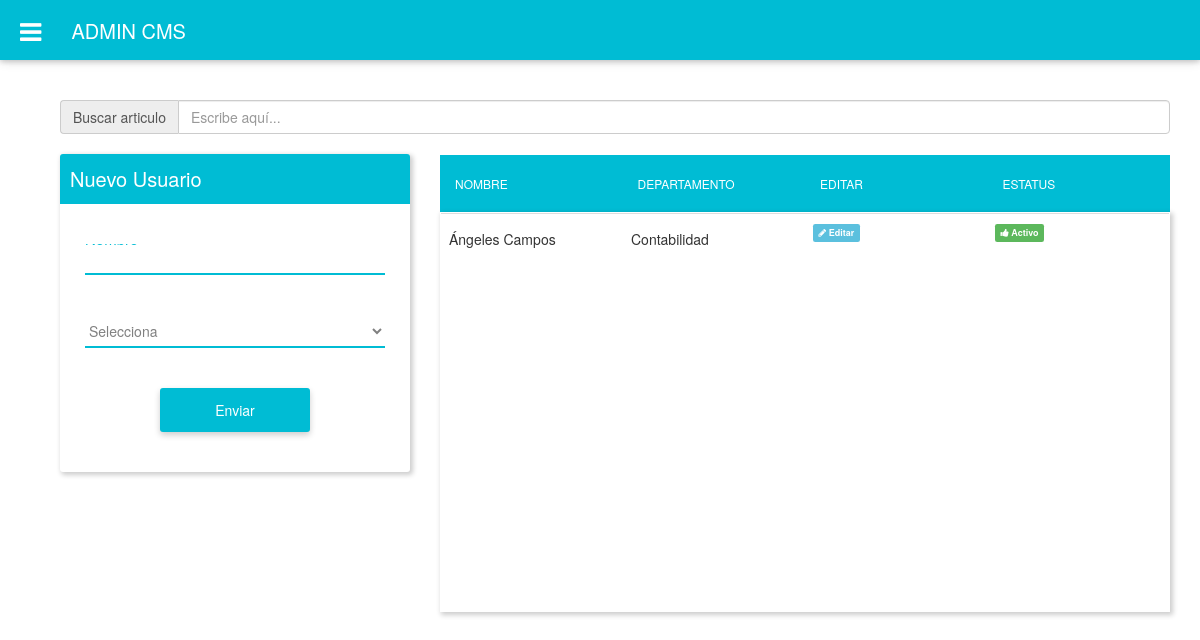
Before: /admin/catalogos/usuarios/index.php with the older database file.
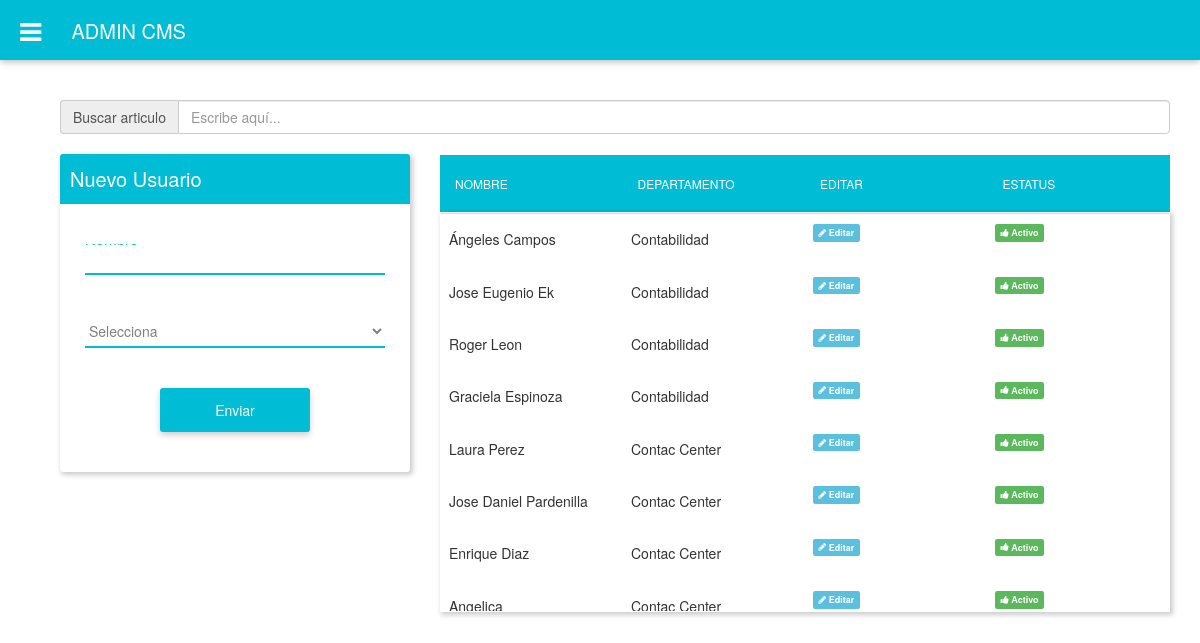
After: the same page with the newer database file.
### tables this page shows
CREATE TABLE IF NOT EXISTS `cat_usuarios_colaboradores` (
  `id` int(11) NOT NULL AUTO_INCREMENT,
  `nombre` varchar(100) NOT NULL,
  `id_departamento` int(11) NOT NULL,
  `fecha_alta` timestamp NOT NULL DEFAULT CURRENT_TIMESTAMP,
  `estatus` bit(1) NOT NULL,
  PRIMARY KEY (`id`)
);

CREATE TABLE IF NOT EXISTS `cat_departamentos` (
  `id` int(11) NOT NULL AUTO_INCREMENT,
  `nombre` varchar(100) NOT NULL,
  `fecha_alta` timestamp NOT NULL DEFAULT CURRENT_TIMESTAMP,
  `estatus` bit(1) NOT NULL,
  PRIMARY KEY (`id`)
);

### admin/functions/conexion.php (called while the page is built, shortened)
<?php
	if(!($conectar = mysqli_connect(HOST,USER,PASS))){
		printf("Ocurrió un error en la conexión %s/n", mysqli_connect_errno());
		exit();
		}
	return $conectar;
?>

### admin/functions/select.php (the view, shortened to what this page needs)
<?php
function select_list_user(){
	include 'conexion.php';
$sql = "SELECT
        A.id as id,
        A.id_departamento as iddepto,
        B.nombre as depto,
        A.nombre as user,
        A.estatus as estatus
        FROM cat_usuarios_colaboradores A
        inner join cat_departamentos B on A.id_departamento = B.id
        WHERE A.estatus=1";
$result = $conectar->query($sql);
$tabla='';
if ($result->num_rows > 0) {
  $i=1;
  $tabla='';
    while($row = $result->fetch_assoc()) {
      $Estatus = ($row["estatus"] == 1) ? '<span class="label label-success" style="cursor: pointer"><i class="fa fa-thumbs-up"></i> Activo</span>' : '<span class="label label-danger" style="cursor: pointer"><i class="fa fa-thumbs-down"></i> Inactivo</span>';
        $tabla.= '<tr>
                      <td><h5>'.utf8_encode($row["user"]).'</h5></td>
                      <td><h5>'.utf8_encode($row["depto"]).'</h5></td>
                      <td align="center"><a onclick=" return cargardatos('.intval($row["id"]).')" id="editar" class="label label-info" style="cursor: pointer"><i class="fa fa-pencil"></i> Editar</a></td>
                      <td><form id="frm_activa'.$i.'" class="btn-a" method="POST" >
                      '.$Estatus.'
                      <input type="hidden" name="id" id="id" value="'.$row["id"].'">
                      <input type="hidden" name="Estatus" id="Estatus" value="'.$row["estatus"].'">
                      </form>
                      </td>
                      </tr>';
        $i++;
    }
} else {
    echo "0 results";
}
return $tabla;
}
function get_select_deptos() {
      include 'conexion.php';
      $sql = "SELECT id,nombre FROM cat_departamentos WHERE estatus=1";
      $result = $conectar->query($sql);
      if ($result->num_rows > 0) {
        $depto = '<select id="depto" name="depto" class="input-form" style="color:grey;">
                <option value="" selected> Selecciona </option>';
        while($row = $result->fetch_assoc()){
          $depto .= '<option value="'.$row["id"].'">'.utf8_encode($row["nombre"]).'</option>';
        }
        $depto .= '</select>';
      }
      return $depto;
    }
?>

### admin/catalogos/usuarios/index.php (shortened to what this page needs)
<?php
$paht = "../../include/";
$pahtc = "../../";
$navcat="../";
include_once($pahtc."functions/select.php");
 ?>
<!DOCTYPE html>
<html>
<head>
	<?php include $paht.'head.php';?>
	<link rel="stylesheet" type="text/css" href="<?php echo $navcat; ?>css/form.css">
  <link rel="stylesheet" type="text/css" href="<?php echo $navcat; ?>css/bootstrapValidator.min.css">
</head>
<body>
  <?php include $paht.'nav.php';?>
<div class="container">
  <div class="container" style="padding-top: 100px;">
  <div class="col-lg-12">
  	<div class="input-group"> <span class="input-group-addon">Buscar articulo</span>
                 <input id="filter2" type="text" class="form-control" placeholder="Escribe aquí...">
                </div>
  </div>
        <div class="col-lg-4">
        	<form class="form-form" id="frmAlta" method="POST">
              <h1 class="h1-form">Nuevo Usuario</h1>
              <input class="input-form" id="nombre" name="nombre" placeholder="Nombre" type="text">
              <?php echo get_select_deptos(); ?>
              <center><button class="button-form">Enviar</button></center>
         </form>
        </div>
<div class="col-lg-8" style="padding-top: 21px; ">
<div class="tbl-header">
    <table cellpadding="0" cellspacing="0" border="0">
      <thead>
        <tr>
          <th>Nombre</th>
          <th>Departamento</th>
          <th>Editar</th>
          <th>Estatus</th>
        </tr>
      </thead>
    </table>
  </div>
           	<?php
            include 'tabla.php';
            ?>
           </div>
</div>
</div>
</body>
</html>

### admin/include/head.php (shortened to what this page needs)
<link rel="stylesheet" type="text/css" href="<?php echo $pahtc; ?>css/admin.css">
<link rel="stylesheet" type="text/css" href="<?php echo $pahtc; ?>css/bootstrap.min.css">
 <link rel="stylesheet" href="<?php echo $pahtc; ?>fonts/font-awesome/css/font-awesome.min.css">

### admin/include/nav.php (shortened to what this page needs)
<div id="header-wrapper">
  <a class='toggleMenu ripple' href='javascript:;'><i class='fa fa-bars'></i></a>
  <h1>ADMIN CMS</h1>
</div>

### admin/catalogos/usuarios/tabla.php (shortened to what this page needs)
<?php
$pahtc = "../../";
include_once($pahtc."functions/select.php");
?>
  <div class="tbl-content" id="tabla">
    <table class="table table-hover" cellpadding="0" cellspacing="0" border="0">
      <tbody class="searchable">
       <?php echo select_list_user(); ?>
      </tbody>
    </table>
  </div>

### admin/css/admin.css (style rules this page uses)
body { font-family:'Roboto'; }
#header-wrapper { background:#00bcd4; height:60px; width:100%; position:fixed; box-shadow:0 2px 5px 0 rgba(0,0,0,0.16),0 2px 10px 0 rgba(0,0,0,0.12); top:0;right:0; left:0;z-index:9; transition:all .5s ease-in-out; line-height:40px;padding:0 10px }
.toggleMenu { color:#fff; padding:10px; font-size:25px; float:left; margin-right:20px; }
h1 { color:#fff !important; font-size:20px !important; font-weight:400 !important; margin:12px 0 0; }
a:link { text-decoration:none;transition:all 0.25s linear }
.ripple { display:inline-block;text-decoration:none;overflow:hidden;position:relative;z-index:0 }

### admin/catalogos/css/form.css (style rules this page uses)
.h1-form, .input-form::-webkit-input-placeholder, .button-form { -webkit-transition: all 0.3s ease-in-out; transition: all 0.3s ease-in-out; }
.h1-form { height: 50px; width: 100%; font-size: 20px; background: #00bcd4; color: #ffffff; line-height: 150%; border-radius: 3px 3px 0 0; }
.form-form { background: #ffffff; box-sizing: border-box; width: 350px; box-shadow: 2px 2px 5px 1px rgba(0, 0, 0, 0.2); padding-bottom: 40px; border-radius: 3px; }
.form-form h1 { box-sizing: border-box; padding: 10px; }
.input-form { margin: 40px 25px; width: 300px; display: block; border: none; padding: 5px 0; border-bottom: solid 1px #00bcd4; -webkit-transition: all 0.3s cubic-bezier(0.64, 0.09, 0.08, 1); transition: all 0.3s cubic-bezier(0.64, 0.09, 0.08, 1); background: -webkit-linear-gradient(top, rgba(255, 255, 255, 0) 96%, #00bcd4 4%); background: linear-gradient(to bottom, rgba(255, 255, 255, 0) 96%, #00bcd4 4%); background-position: -300px 0; background-size: 300px 100%; background-repeat: no-repeat; color: #00bcd4; }
.input-form:focus, .input-form:valid { box-shadow: none; outline: none; background-position: 0 0; }
.button-form { border: none; background: #00bcd4; cursor: pointer; border-radius: 3px; padding: 12px; width: 150px; color: #ffffff; box-shadow: 0 3px 6px 0 rgba(0, 0, 0, 0.2); }
table { width:100%; table-layout: fixed; }
.tbl-header { background: #00bcd4; }
.tbl-content { height:400px; overflow-x:auto; margin-top: 0px; box-shadow: 2px 2px 5px 1px rgba(0, 0, 0, 0.2); border: 1px solid rgba(255,255,255,0.3); }
th { padding: 20px 15px; text-align: left; font-weight: 500; font-size: 12px; color: #fff; text-transform: uppercase; }
td { padding: 15px; text-align: left; vertical-align:middle; font-weight: 300; font-size: 12px; border-bottom: solid 1px rgba(255,255,255,0.1); }

Changed rows visible on the page:
added cat_usuarios_colaboradores: nombre "Jose Eugenio Ek", cat_departamentos.nombre "Contabilidad", estatus "1" (drawn)
added cat_usuarios_colaboradores: nombre "Roger Leon", cat_departamentos.nombre "Contabilidad", estatus "1" (drawn)
added cat_usuarios_colaboradores: nombre "Graciela Espinoza", cat_departamentos.nombre "Contabilidad", estatus "1" (drawn)
added cat_usuarios_colaboradores: nombre "Laura Perez", cat_departamentos.nombre "Contac Center", estatus "1" (drawn)
added cat_usuarios_colaboradores: nombre "Jose Daniel Pardenilla", cat_departamentos.nombre "Contac Center", estatus "1" (drawn)
added cat_usuarios_colaboradores: nombre "Enrique Diaz", cat_departamentos.nombre "Contac Center", estatus "1" (drawn)
added cat_usuarios_colaboradores: nombre "Angelica", cat_departamentos.nombre "Contac Center", estatus "1" (drawn)
